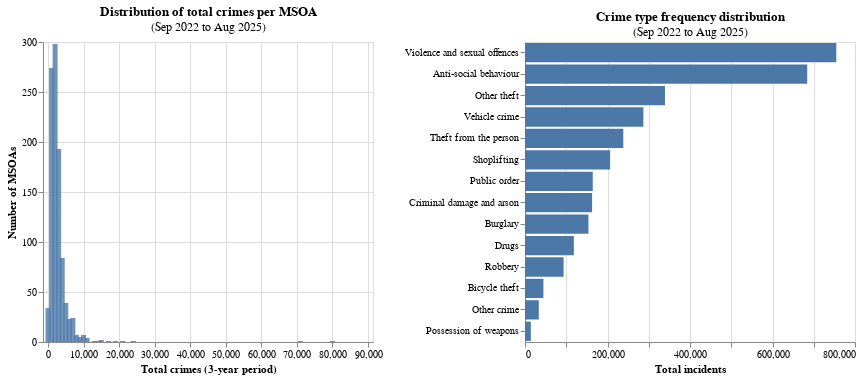

The notebook cell saved with this chart:
### Markdown cell above
<br>
<br>

**Visualise**
- Left chart: histogram distribution of crime totals per MSOA
- Right chart: bar chart of crime totals per type

### Code cell
# Calculate total crimes per MSOA
total_crimes_per_msoa = crime_matrix.sum(axis=1).reset_index(name='total')

panel_left = alt.Chart(total_crimes_per_msoa).mark_bar(opacity=0.8, binSpacing=0).encode(
    x=alt.X('binned_total:Q').title('Total crimes (3-year period)').scale(domain=[0, 9e4]),
    y=alt.Y('count()').title('Number of MSOAs'),
    tooltip=[alt.Tooltip('count()', title='Number of MSOAs'), alt.Tooltip('bin_range:N', title='Binned range')]
).properties(width=330, height=300, title=alt.TitleParams(text='Distribution of total crimes per MSOA', subtitle='(Sep 2022 to Aug 2025)')
).transform_bin(
    'binned_total', field='total', bin=alt.Bin(maxbins=100)
).transform_calculate(
    bin_range = "datum.binned_total + ' to ' + datum.binned_total_end + ' reported crimes'"
).interactive()

# Calculate total crimes per crime type
crime_totals = crime_matrix.sum(axis=0).reset_index(name='total')

panel_right = alt.Chart(crime_totals).mark_bar().encode(
    x=alt.X('total:Q').title('Total incidents'),
    y=alt.Y('Crime type:O').sort('-x').title(''),
    tooltip=['Crime type', 'total']
).properties(
    width=330,
    height=300,
    title=alt.TitleParams(text='Crime type frequency distribution', subtitle='(Sep 2022 to Aug 2025)')
)

alt.hconcat(panel_left, panel_right)

### Figure 1 — Vega-Lite specification as saved in the notebook (floating-point values rounded to 4 significant figures; data arrays with more than 128 entries replaced by an {"elided": "..."} marker saying what was removed)
{"config": {"view": {"continuousWidth": 300, "continuousHeight": 300}}, "hconcat": [{"data": {"name": "data-2d1d53670f347f82355d2f21cd2cddca"}, "mark": {"type": "bar", "binSpacing": 0, "opacity": 0.8}, "encoding": {"tooltip": [{"aggregate": "count", "title": "Number of MSOAs", "type": "quantitative"}, {"field": "bin_range", "title": "Binned range", "type": "nominal"}], "x": {"field": "binned_total", "scale": {"domain": [0, 90000.0]}, "title": "Total crimes (3-year period)", "type": "quantitative"}, "y": {"aggregate": "count", "title": "Number of MSOAs", "type": "quantitative"}}, "height": 300, "name": "view_1", "title": {"text": "Distribution of total crimes per MSOA", "subtitle": "(Sep 2022 to Aug 2025)"}, "transform": [{"bin": {"maxbins": 100}, "field": "total", "as": "binned_total"}, {"calculate": "datum.binned_total + ' to ' + datum.binned_total_end + ' reported crimes'", "as": "bin_range"}], "width": 330}, {"data": {"name": "data-94ea58325f579ba03dbde89d45647700"}, "mark": {"type": "bar"}, "encoding": {"tooltip": [{"field": "Crime type", "type": "nominal"}, {"field": "total", "type": "quantitative"}], "x": {"field": "total", "title": "Total incidents", "type": "quantitative"}, "y": {"field": "Crime type", "sort": "-x", "title": "", "type": "ordinal"}}, "height": 300, "title": {"text": "Crime type frequency distribution", "subtitle": "(Sep 2022 to Aug 2025)"}, "width": 330}], "params": [{"name": "param_1", "select": {"type": "interval", "encodings": ["x", "y"]}, "bind": "scales", "views": ["view_1"]}], "$schema": "https://vega.github.io/schema/vega-lite/v5.20.1.json", "datasets": {"data-2d1d53670f347f82355d2f21cd2cddca": {"elided": "1002 records"}, "data-94ea58325f579ba03dbde89d45647700": [{"Crime type": "Anti-social behaviour", "total": 684135}, {"Crime type": "Bicycle theft", "total": 44578}, {"Crime type": "Burglary", "total": 153800}, {"Crime type": "Criminal damage and arson", "total": 162643}, {"Crime type": "Drugs", "total": 118413}, {"Crime type": "Other crime", "total": 33455}, {"Crime type": "Other theft", "total": 339323}, {"Crime type": "Possession of weapons", "total": 14132}, {"Crime type": "Public order", "total": 164277}, {"Crime type": "Robbery", "total": 93568}, {"Crime type": "Shoplifting", "total": 206338}, {"Crime type": "Theft from the person", "total": 238252}, {"Crime type": "Vehicle crime", "total": 287011}, {"Crime type": "Violence and sexual offences", "total": 754663}]}}
